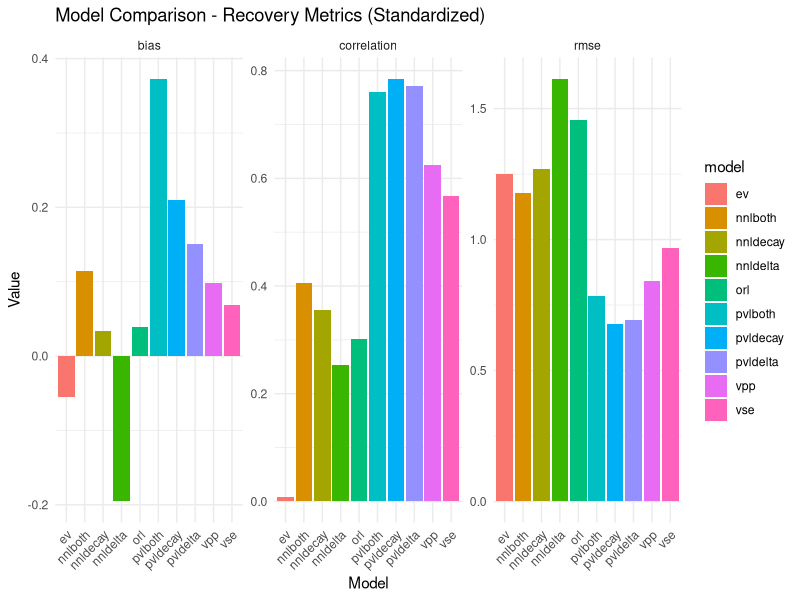
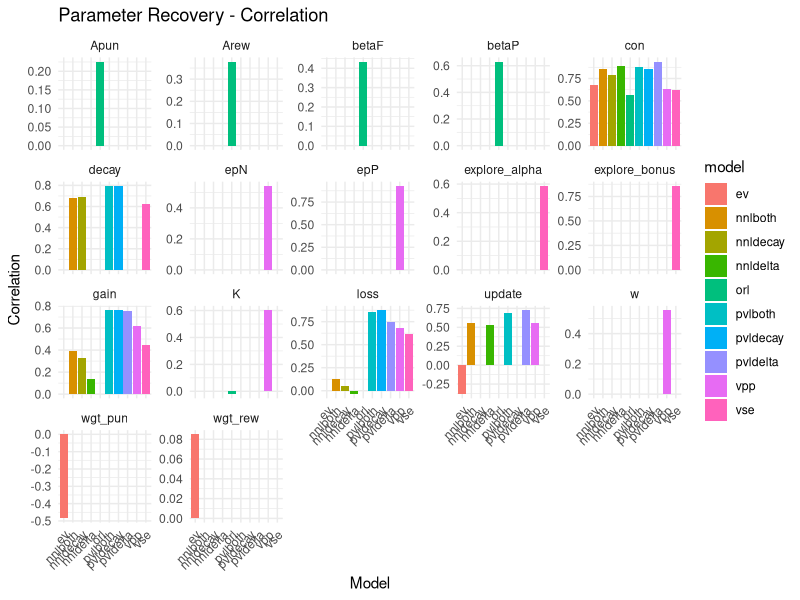
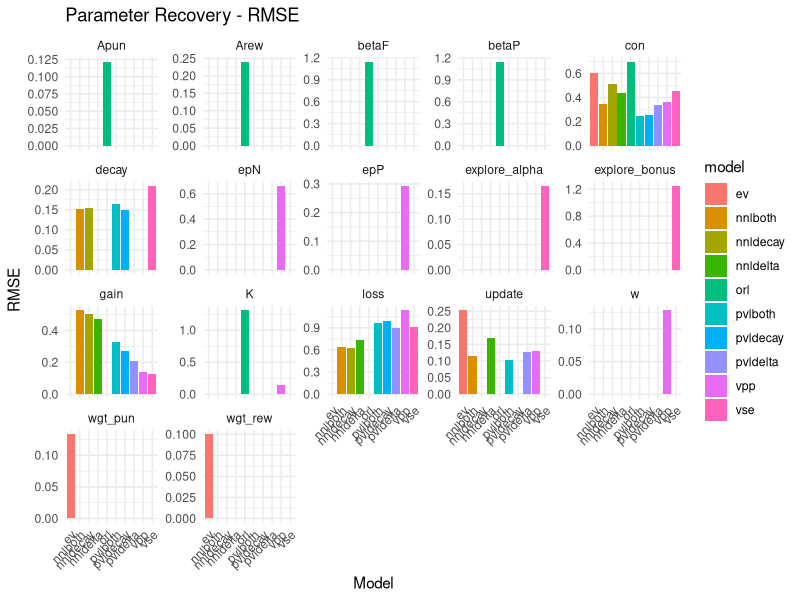
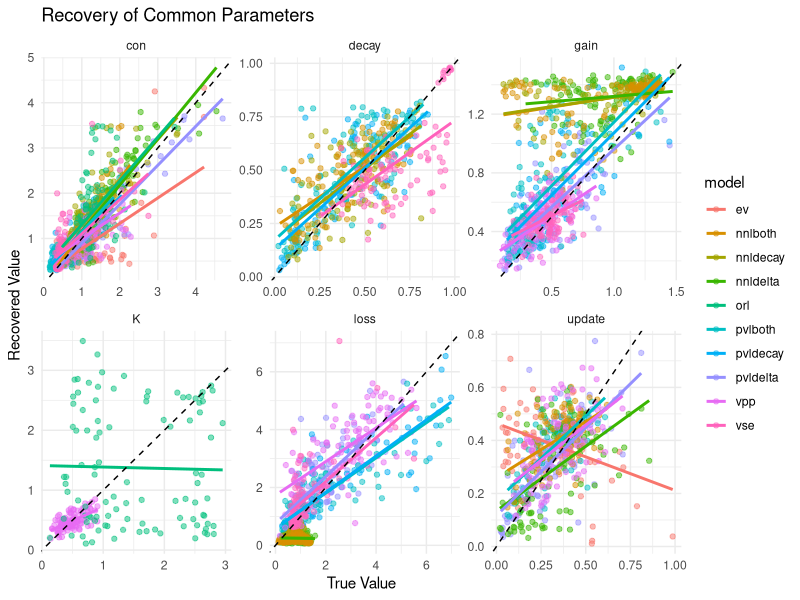
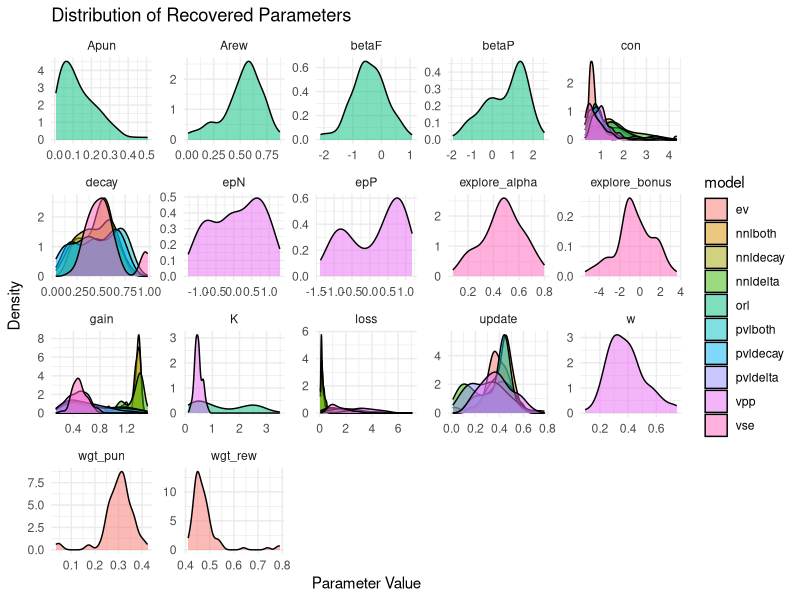
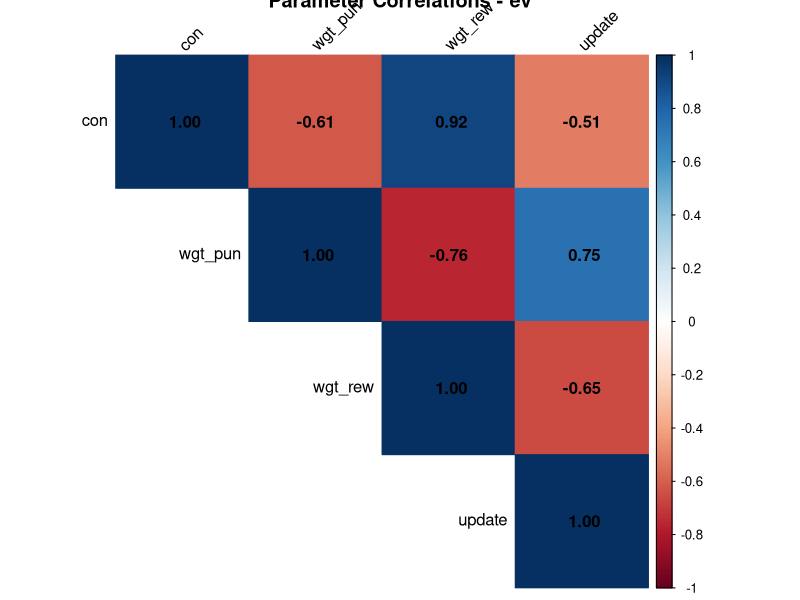
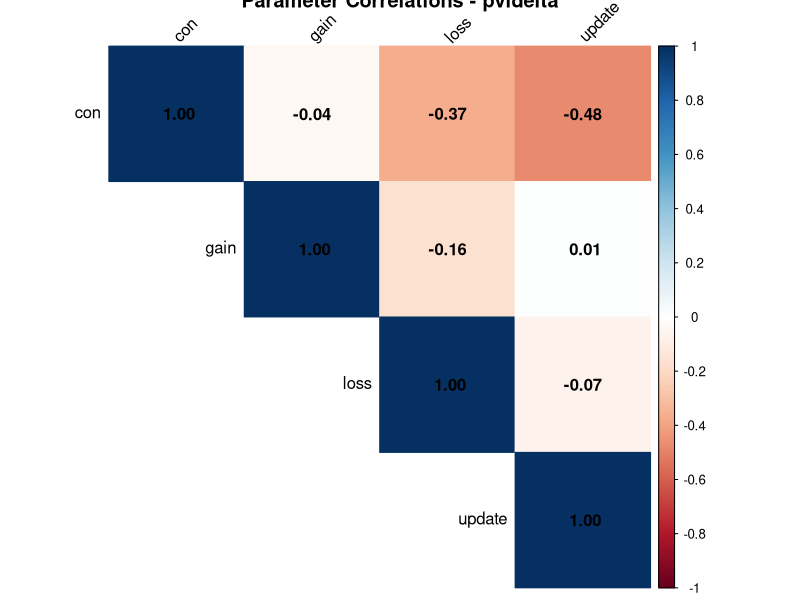
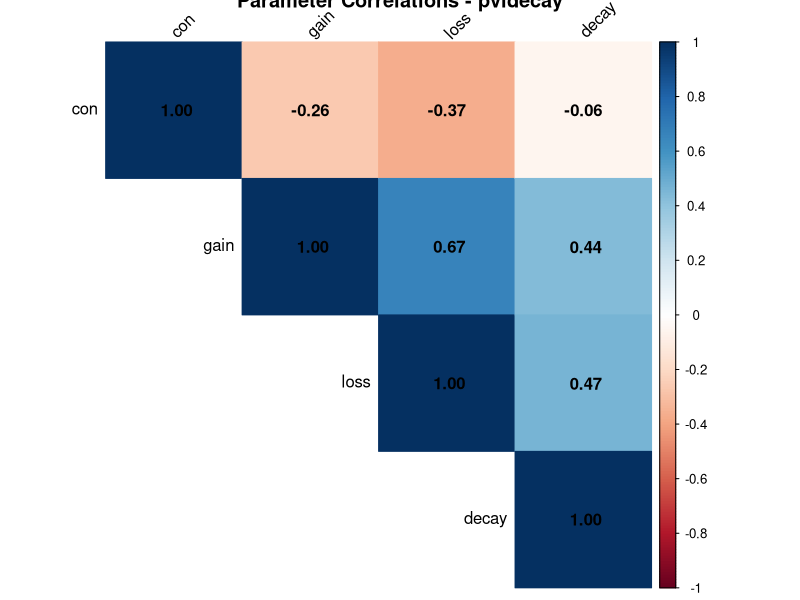

The R source for these figures, in order:
## ---- chunk 1
knitr::opts_chunk$set(echo = FALSE, message = FALSE, warning = FALSE)
library(ggplot2)
library(dplyr)
library(tidyr)
library(knitr)
library(kableExtra)
library(reshape2)
library(corrplot)
library(cowplot)
library(here)

# Data for comparison
models <- c('ev', 'pvldelta', 'pvldecay', 'pvlboth', 'nnldelta', 'nnldecay', 'nnlboth', 'vpp', 'orl', 'vse')
task <- "igt"
group <- "batch_001"
recovery_data <- read.csv("task-igt_cohort-luc_ses-00_group-batch_001_model-all_type-rec_desc-data.csv")

# Create standardized data
standardized_data <- recovery_data %>%
  group_by(model, parameter) %>%
  mutate(
    true_value_std = (true_value - mean(true_value, na.rm=TRUE)) / 
                    (sd(true_value, na.rm=TRUE) + 1e-10),
    recovered_value_std = (recovered_value - mean(true_value, na.rm=TRUE)) / 
                         (sd(true_value, na.rm=TRUE) + 1e-10)
  ) %>%
  ungroup()
## ---- chunk 2
models_df <- data.frame(Model = models)
kable(models_df, caption = "Models Included in Comparison") %>%
  kable_styling(bootstrap_options = c("striped", "hover"))
## ---- chunk 3
# Calculate standardized metrics by model using standardized_data instead of recovery_data
model_summary <- standardized_data %>%
  group_by(model) %>%
  summarize(
    correlation = cor(true_value_std, recovered_value_std, use="pairwise.complete.obs"),
    rmse = sqrt(mean((true_value_std - recovered_value_std)^2, na.rm=TRUE)),
    bias = mean(recovered_value_std - true_value_std, na.rm=TRUE),
    .groups = "drop"
  )

# Display overall metrics
kable(model_summary, caption = "Overall Model Recovery Performance (Standardized)") %>%
  kable_styling(bootstrap_options = c("striped", "hover"))

# Plot standardized metrics comparison
model_summary_long <- model_summary %>%
  pivot_longer(cols = -model, names_to = "metric", values_to = "value")

ggplot(model_summary_long, aes(x = model, y = value, fill = model)) +
  geom_bar(stat = "identity") +
  facet_wrap(~metric, scales = "free_y") +
  labs(title = "Model Comparison - Recovery Metrics (Standardized)", 
       x = "Model", 
       y = "Value") +
  theme_minimal() +
  theme(axis.text.x = element_text(angle = 45, hjust = 1))
## ---- chunk 4
# Group parameter recovery by model and parameter
param_recovery <- recovery_data %>%
  group_by(model, parameter) %>%
  summarize(
    correlation = cor(true_value, recovered_value, use="pairwise.complete.obs"),
    rmse = sqrt(mean((true_value - recovered_value)^2, na.rm=TRUE)),
    bias = mean(recovered_value - true_value, na.rm=TRUE),
    relative_bias = mean((recovered_value - true_value) / pmax(0.0001, abs(true_value)), na.rm=TRUE),
    .groups = "drop"
  )

# Display parameter metrics
kable(param_recovery, caption = "Parameter Recovery by Model") %>%
  kable_styling(bootstrap_options = c("striped", "hover")) %>%
  collapse_rows(columns = 1, valign = "top")

# Plot parameter recovery metrics (correlation)
ggplot(param_recovery, aes(x = model, y = correlation, fill = model)) +
  geom_bar(stat = "identity") +
  facet_wrap(~parameter, scales = "free_y") +
  labs(title = "Parameter Recovery - Correlation", 
       x = "Model", 
       y = "Correlation") +
  theme_minimal() +
  theme(axis.text.x = element_text(angle = 45, hjust = 1))

# Plot parameter recovery metrics (RMSE)
ggplot(param_recovery, aes(x = model, y = rmse, fill = model)) +
  geom_bar(stat = "identity") +
  facet_wrap(~parameter, scales = "free_y") +
  labs(title = "Parameter Recovery - RMSE", 
       x = "Model", 
       y = "RMSE") +
  theme_minimal() +
  theme(axis.text.x = element_text(angle = 45, hjust = 1))
## ---- chunk 5
# Identify common parameters across models
common_params <- recovery_data %>%
  group_by(parameter) %>%
  summarize(num_models = length(unique(model))) %>%
  filter(num_models > 1) %>%
  pull(parameter)

if(length(common_params) > 0) {
  # Plot recovery for common parameters
  recovery_data %>%
    filter(parameter %in% common_params) %>%
    ggplot(aes(x = true_value, y = recovered_value, color = model)) +
    geom_point(alpha = 0.5) +
    geom_smooth(method = "lm", se = FALSE) +
    geom_abline(intercept = 0, slope = 1, linetype = "dashed", color = "black") +
    facet_wrap(~parameter, scales = "free") +
    labs(title = "Recovery of Common Parameters", 
         x = "True Value", 
         y = "Recovered Value") +
    theme_minimal()
}
## ---- chunk 6
# Plot distributions of recovered parameters
recovery_data %>%
  ggplot(aes(x = recovered_value, fill = model)) +
  geom_density(alpha = 0.5) +
  facet_wrap(~parameter, scales = "free") +
  labs(title = "Distribution of Recovered Parameters", 
       x = "Parameter Value", 
       y = "Density") +
  theme_minimal()
## ---- chunk 7
# For each model, plot a correlation matrix between parameters
for(current_model in models) {
  # Get data for this model
  model_data <- recovery_data[recovery_data$model == current_model,]
  
  # Create wide format data for correlation analysis
  wide_data <- model_data %>%
    select(subject_id, parameter, recovered_value) %>%
    pivot_wider(names_from = parameter, values_from = recovered_value)
  
  # Create correlation matrix (only if we have sufficient parameters)
  if(ncol(wide_data) > 2) { # Need at least 2 parameters for correlation
    cor_matrix <- cor(wide_data[,-1], use = "pairwise.complete.obs")
    
    # Plot correlation matrix
    par(mfrow = c(1, 1))
    corrplot(cor_matrix, method = "color", type = "upper", 
            addCoef.col = "black", tl.col = "black", tl.srt = 45,
            title = paste("Parameter Correlations -", current_model))
  } else {
    # Print message if not enough parameters
    cat("Not enough parameters to calculate correlations for model:", current_model, "\n")
  }
}
## ---- chunk 8
# Calculate errors and plot
recovery_data %>%
  mutate(error = recovered_value - true_value) %>%
  ggplot(aes(x = error, fill = model)) +
  geom_density(alpha = 0.5) +
  facet_wrap(~parameter, scales = "free") +
  geom_vline(xintercept = 0, linetype = "dashed") +
  labs(title = "Recovery Error Distribution", 
       x = "Error (Recovered - True)", 
       y = "Density") +
  theme_minimal()

# Plot error vs true value
recovery_data %>%
  mutate(error = recovered_value - true_value) %>%
  ggplot(aes(x = true_value, y = error, color = model)) +
  geom_point(alpha = 0.5) +
  geom_smooth(method = "loess", se = TRUE) +
  geom_hline(yintercept = 0, linetype = "dashed") +
  facet_wrap(~parameter, scales = "free") +
  labs(title = "Recovery Error vs True Value", 
       x = "True Parameter Value", 
       y = "Error") +
  theme_minimal()
## ---- chunk 9
# This is a placeholder for model comparison based on information criteria
# In practice, you would load file fitting results with LOO, WAIC, etc.

# Placeholder code for illustration
# info_criteria <- data.frame(
#   model = models,
#   num_params = sample(3:8, length(models), replace = TRUE),
#   loo = rnorm(length(models), -100, 10),
#   waic = rnorm(length(models), -100, 10)
# )
# 
# kable(info_criteria, caption = "Model Comparison - Information Criteria") %>%
#   kable_styling(bootstrap_options = c("striped", "hover"))
# 
# # Plot information criteria
# info_criteria_long <- info_criteria %>%
#   pivot_longer(cols = c(loo, waic), names_to = "criterion", values_to = "value")
# 
# ggplot(info_criteria_long, aes(x = model, y = value, fill = model)) +
#   geom_bar(stat = "identity") +
#   facet_wrap(~criterion, scales = "free_y") +
#   labs(title = "Model Comparison - Information Criteria", 
#        x = "Model", 
#        y = "Value") +
#   theme_minimal() +
#   theme(axis.text.x = element_text(angle = 45, hjust = 1))
